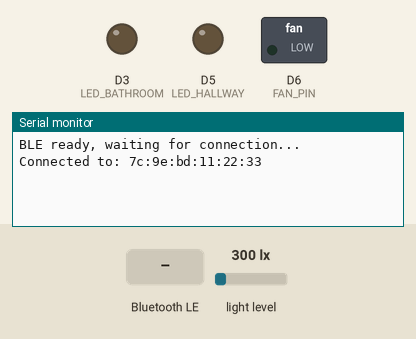
Simulated run of this sketch. Board: Arduino Nano 33 IoT. Parts: switched loads named in the sketch (green lamp = pin HIGH), output pins drawn as LEDs (lit = HIGH), the last lines printed to the serial monitor. The inputs (shaded band) are chosen by the test bench; at power-on: light level 300 lx. Nothing arrives over Bluetooth unless stated; a phone connects over Bluetooth LE 3 s after start.

Above: at 3.8 s.
3.9 s: Bluetooth LE write "1" received
At 5.0 s:
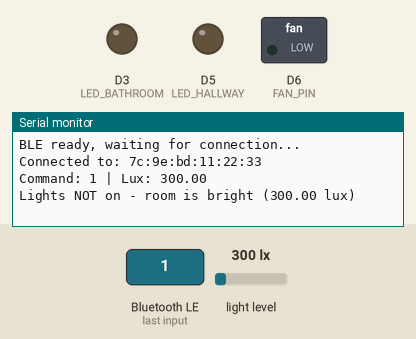
5.4 s: Bluetooth LE write "2" received
At 6.1 s:
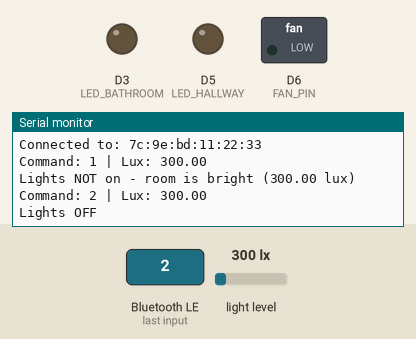

The sketch:

arduino_ble_light.ino
```cpp
#include <ArduinoBLE.h>
#include <Wire.h>
#include <BH1750.h>

// Pin definitions
const int LED_BATHROOM = 3;
const int LED_HALLWAY  = 5;
const int FAN_PIN      = 6;

// Threshold: below 10 lux means the room is dark
const float LIGHT_THRESHOLD = 10.0;

BH1750 lightMeter;

// BLE service and characteristic
BLEService lightService("19B10000-E8F2-537E-4F6C-D104768A1214");
BLEByteCharacteristic commandChar(
  "19B10001-E8F2-537E-4F6C-D104768A1214",
  BLERead | BLEWrite
);

void setup() {
  Serial.begin(9600);

  pinMode(LED_BATHROOM, OUTPUT);
  pinMode(LED_HALLWAY, OUTPUT);
  pinMode(FAN_PIN, OUTPUT);

  // Initialize BH1750 over I2C
  Wire.begin();
  if (!lightMeter.begin()) {
    Serial.println("BH1750 init failed!");
    while (1);
  }

  // Initialize BLE
  if (!BLE.begin()) {
    Serial.println("BLE init failed!");
    while (1);
  }

  BLE.setLocalName("LindaLightSystem");
  BLE.setAdvertisedService(lightService);
  lightService.addCharacteristic(commandChar);
  BLE.addService(lightService);
  commandChar.writeValue(0);

  BLE.advertise();
  Serial.println("BLE ready, waiting for connection...");
}

void loop() {
  BLEDevice central = BLE.central();

  if (central) {
    Serial.print("Connected to: ");
    Serial.println(central.address());

    while (central.connected()) {
      if (commandChar.written()) {
        byte cmd = commandChar.value();
        handleCommand(cmd);
      }
    }
    Serial.println("Disconnected");
  }
}

// Command codes:
// 1 = lights on, 2 = lights off, 3 = fan on, 4 = fan off
void handleCommand(byte cmd) {
  float lux = lightMeter.readLightLevel();
  Serial.print("Command: "); Serial.print(cmd);
  Serial.print(" | Lux: "); Serial.println(lux);

  switch (cmd) {
    case 1: // Lights on - only if room is dark
      if (lux < LIGHT_THRESHOLD) {
        digitalWrite(LED_BATHROOM, HIGH);
        digitalWrite(LED_HALLWAY, HIGH);
        Serial.println("Lights ON (room is dark)");
      } else {
        Serial.print("Lights NOT on - room is bright (");
        Serial.print(lux); Serial.println(" lux)");
      }
      break;

    case 2: // Lights off
      digitalWrite(LED_BATHROOM, LOW);
      digitalWrite(LED_HALLWAY, LOW);
      Serial.println("Lights OFF");
      break;

    case 3: // Fan on
      digitalWrite(FAN_PIN, HIGH);
      Serial.println("Fan ON");
      break;

    case 4: // Fan off
      digitalWrite(FAN_PIN, LOW);
      Serial.println("Fan OFF");
      break;
  }
}
```

Measured:
- after the input at 3.9 s, the serial monitor: prints a new line at once (image 1)
- after the input at 5.4 s, the serial monitor: prints a new line at once (image 2)
